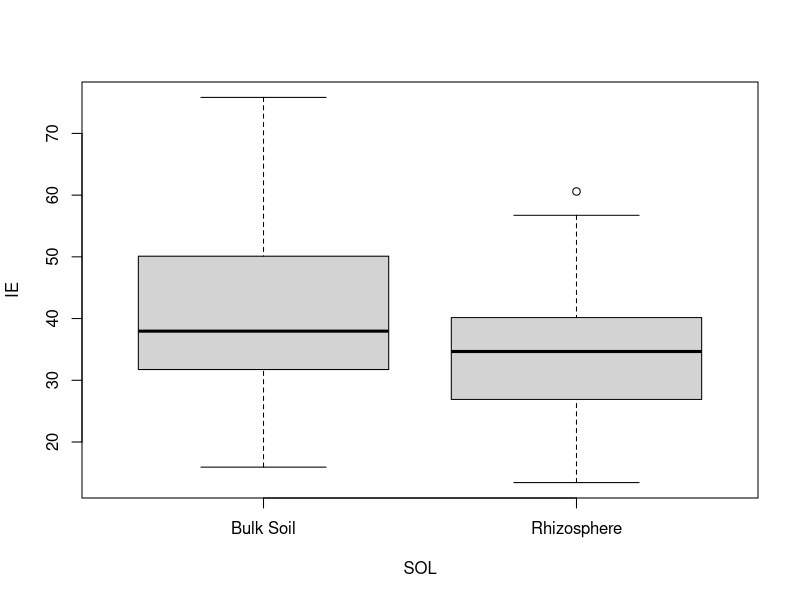
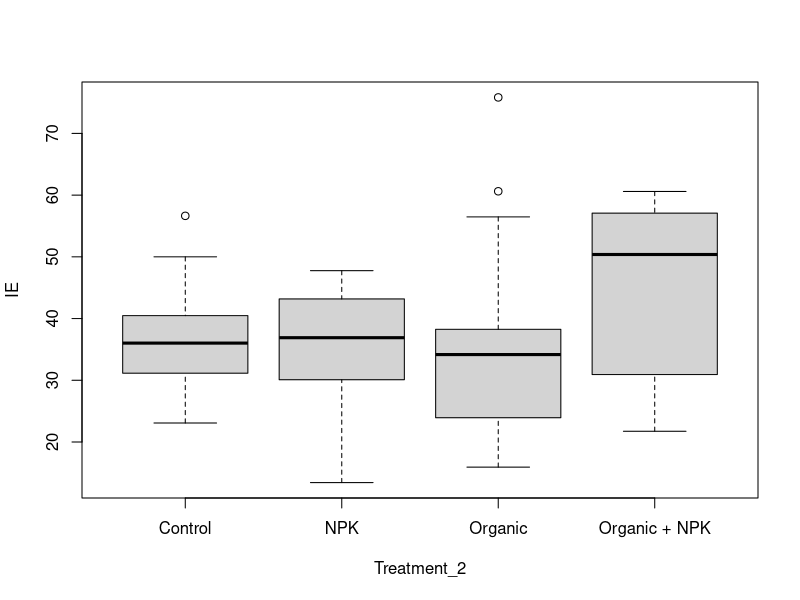
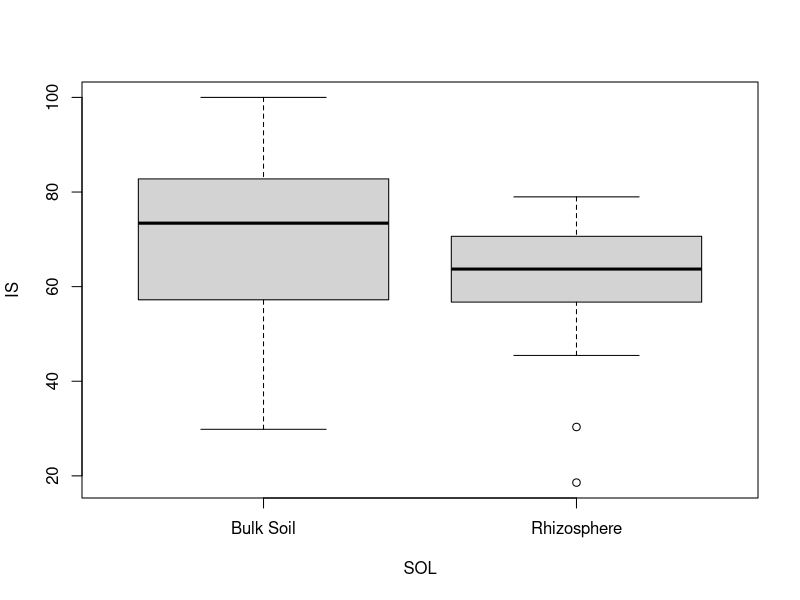
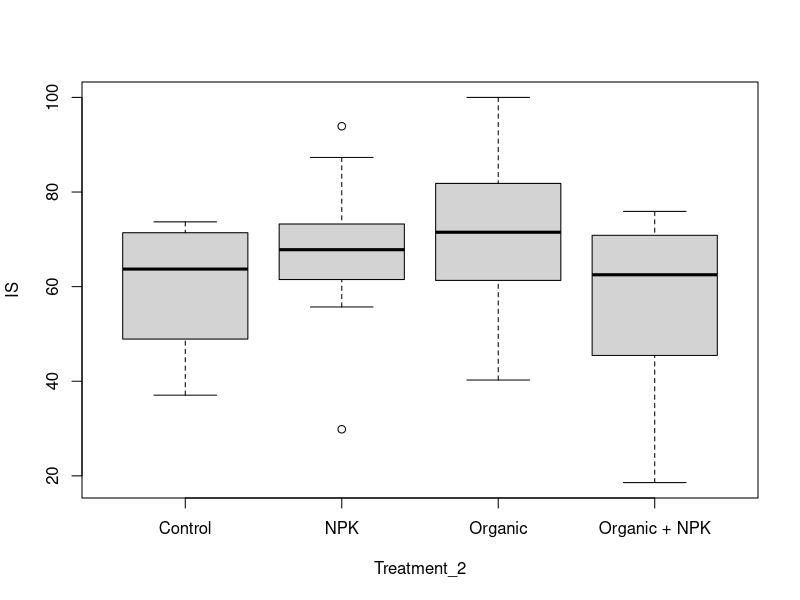
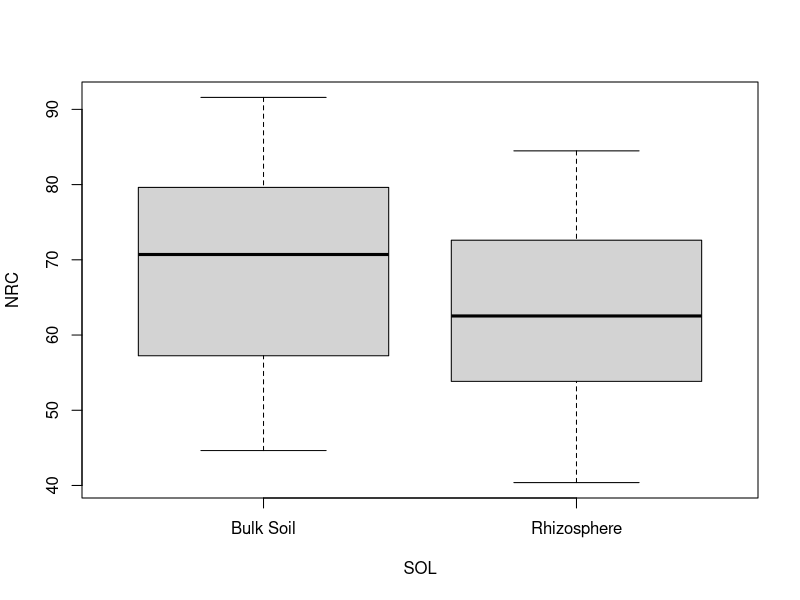
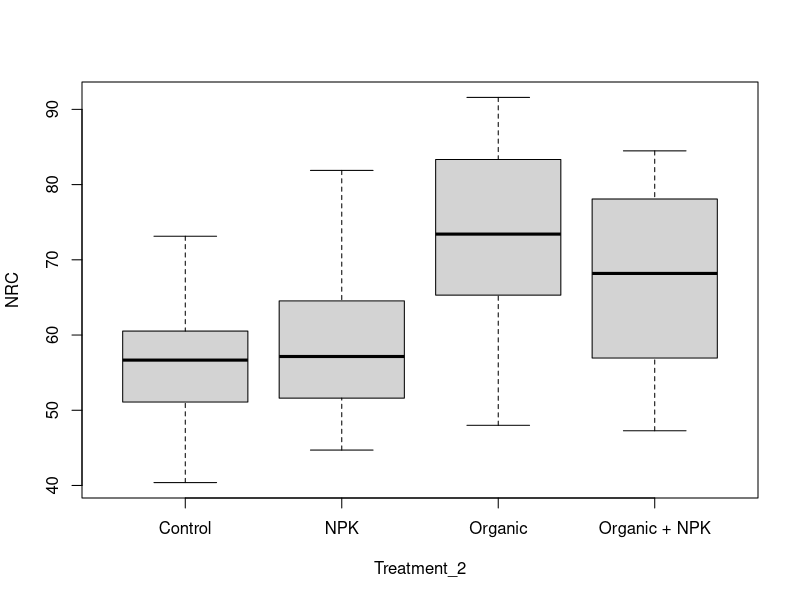
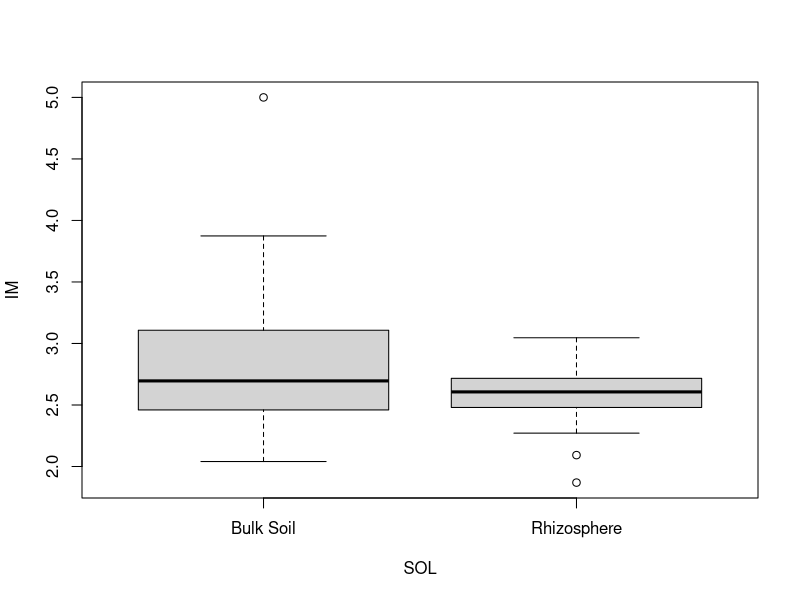
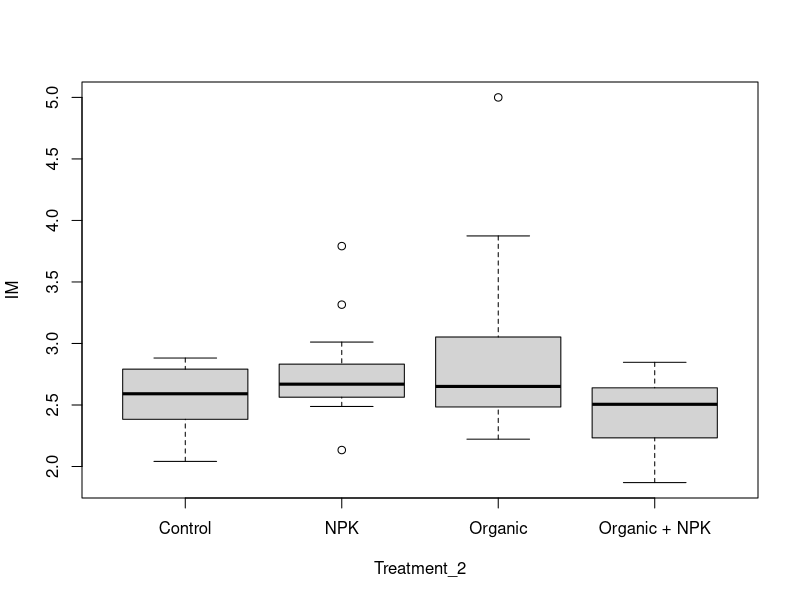

The R source for these figures, in order:
#########################################
# Nematodes in a Niayes Gardens (NIANG) #
# Functional indicator analysis         #
# Code by: Stephen Wood                 #
# Last updated: August 2018             #
#########################################

#### LOAD PACKAGES ####
library(tidyverse)
library(readxl)
library(lme4)


#### READ IN DATA ####
site_id <- read_excel("sn_nematodes.xls", sheet = "site_id")
taxa_id <- read_excel("sn_nematodes.xls", sheet = "taxa_id")
id <- read_excel("sn_nematodes.xls", sheet = "identification")


#### DEFINE CUSTOM FUNCTIONS ####
st.err <- function(x) {
  sd(x)/sqrt(length(x))
}


#### MANIPULATE DATA ####
taxa_id$troph_guild <- paste(taxa_id$Group, taxa_id$`life-history-degree`)

joined <- full_join(id, taxa_id) %>% 
  gather(var, val, 2:ncol(id)) %>%
  filter(is.na(val)!=TRUE)

join_groups <- aggregate(joined$val, by=list(joined$troph_guild, joined$var), FUN=sum) %>%
  spread(Group.1,x)
names(join_groups)[1] <- 'SN'

join_groups$Ba1 <- join_groups$`Bacteriovore 1` * 3.2
join_groups$Ba2 <- join_groups$`Bacteriovore 2` * 0.8
join_groups$Ba3 <- join_groups$`Bacteriovore 3` * 1.8
join_groups$Ba4 <- join_groups$`Bacteriovore 4` * 3.2
join_groups$Fu2 <- join_groups$`Fungivore 2` * 0.8
join_groups$Fu4 <- join_groups$`Fungivore 4` * 3.2
join_groups$Om4 <- join_groups$`Omnivore 4` * 3.2
join_groups$Om5 <- join_groups$`Omnivore 5` * 5
join_groups$Ca4 <- join_groups$`Carnivore 4` * 3.2
join_groups$Ca5 <- join_groups$`Carnivore 5` * 5
join_groups$PP2 <- join_groups$`Phytoparasite 2` * 0.8
join_groups$PP3 <- join_groups$`Phytoparasite 3` * 1.8
join_groups$PP5 <- join_groups$`Phytoparasite 5` * 5

join_groups$b <- join_groups$Ba2 + join_groups$Fu2
join_groups$e <- join_groups$Ba1 + join_groups$Fu2
join_groups$s <- join_groups$Ba3 + join_groups$Ba4 + join_groups$Fu4 + 
  join_groups$Om4 + join_groups$Om5 + join_groups$Ca4 + join_groups$Ca5

join_groups$total_free <- join_groups$`Bacteriovore 1`+join_groups$`Bacteriovore 2`+join_groups$`Bacteriovore 3`+join_groups$`Bacteriovore 4`+join_groups$`Fungivore 2`+join_groups$`Fungivore 4`+join_groups$`Omnivore 4`+join_groups$`Omnivore 5`+join_groups$`Carnivore 4`+join_groups$`Carnivore 5`

join_groups$IE <- 100*(join_groups$e/(join_groups$e+join_groups$b))
join_groups$IS <- 100*(join_groups$s/(join_groups$s+join_groups$b))
join_groups$NRC <- 100*((join_groups$`Bacteriovore 1`+join_groups$`Bacteriovore 2`+join_groups$`Bacteriovore 3`+join_groups$`Bacteriovore 4`)/((join_groups$`Bacteriovore 1`+join_groups$`Bacteriovore 2`+join_groups$`Bacteriovore 3`+join_groups$`Bacteriovore 4`)+(join_groups$`Fungivore 2`+join_groups$`Fungivore 4`)))
join_groups$IM <- ((join_groups$`Bacteriovore 1`/join_groups$total_free)*1) + (((join_groups$`Bacteriovore 2`+join_groups$`Fungivore 2`)/join_groups$total_free)*2) + (((join_groups$`Bacteriovore 3`)/join_groups$total_free)*3) + (((join_groups$`Bacteriovore 4`+join_groups$`Fungivore 4`+join_groups$`Omnivore 4`+join_groups$`Carnivore 4`)/join_groups$total_free)*4) + (((join_groups$`Omnivore 5`+join_groups$`Carnivore 5`)/join_groups$total_free)*5)
join_groups$IPP <- ((join_groups$PP2/(join_groups$`Phytoparasite 2`+join_groups$`Phytoparasite 3`+join_groups$`Phytoparasite 5`))*2) + ((join_groups$PP3/(join_groups$`Phytoparasite 2`+join_groups$`Phytoparasite 3`+join_groups$`Phytoparasite 5`))*3) + ((join_groups$PP5/(join_groups$`Phytoparasite 2`+join_groups$`Phytoparasite 3`+join_groups$`Phytoparasite 5`))*5)

fn_vars <- select(join_groups,SN,IE:IPP) 
fn_vars$SN <- as.numeric(fn_vars$SN)
fn_vars <- full_join(site_id,fn_vars) %>% 
  filter(is.na(Input_level)==TRUE) %>% 
  select(-c(Bloc,Input_level))


#### VISUALIZE DATA ####
boxplot(IE ~ SOL, data=fn_vars)
boxplot(IE ~ Treatment_2, data=fn_vars)
boxplot(IS ~ SOL, data=fn_vars)
boxplot(IS ~ Treatment_2, data=fn_vars)
boxplot(NRC ~ SOL, data=fn_vars)
boxplot(NRC ~ Treatment_2, data=fn_vars)
boxplot(IM ~ SOL, data=fn_vars)
boxplot(IM ~ Treatment_2, data=fn_vars)
boxplot(IPP ~ SOL, data=fn_vars)
boxplot(IPP ~ Treatment_2, data=fn_vars)

mean <- aggregate(fn_vars$IE, by = list(fn_vars$SOL, fn_vars$Treatment_2), FUN = mean, na.rm=TRUE)
se <- aggregate(fn_vars$IE, by = list(fn_vars$SOL, fn_vars$Treatment_2), FUN = sd, na.rm=TRUE)
plot <- mean
plot$mean <- mean$x
plot$upper <- mean$x + se$x
plot$lower <- mean$x - se$x
plot <- select(plot, Group.1, Group.2, mean, upper, lower)
names(plot)[1:2] <- c("soil","Group")

ggplot(plot, aes(x = Group, y = mean, fill=soil)) + 
  geom_bar(stat="identity", position=position_dodge()) + 
  geom_errorbar(aes(ymin=lower, ymax=upper), position=position_dodge(width=0.9), width=0.25) +
  ylab("IE\n") +  
  xlab('') + theme_bw() + 
  scale_fill_manual(values=c('#1b9e77','#d95f02')) +
  theme(
    legend.title = element_blank(),
    legend.text = element_text(size=13),
    axis.title.y = element_text(size = 13),
    axis.text.x = element_text(size = 13),
    axis.text.y = element_text(size = 11)
  )

mean <- aggregate(fn_vars$IS, by = list(fn_vars$SOL, fn_vars$Treatment_2), FUN = mean, na.rm=TRUE)
se <- aggregate(fn_vars$IS, by = list(fn_vars$SOL, fn_vars$Treatment_2), FUN = sd, na.rm=TRUE)
plot <- mean
plot$mean <- mean$x
plot$upper <- mean$x + se$x
plot$lower <- mean$x - se$x
plot <- select(plot, Group.1, Group.2, mean, upper, lower)
names(plot)[1:2] <- c("soil","Group")

ggplot(plot, aes(x = Group, y = mean, fill=soil)) + 
  geom_bar(stat="identity", position=position_dodge()) + 
  geom_errorbar(aes(ymin=lower, ymax=upper), position=position_dodge(width=0.9), width=0.25) +
  ylab("IS\n") +  
  xlab('') + theme_bw() + 
  scale_fill_manual(values=c('#1b9e77','#d95f02')) +
  theme(
    legend.title = element_blank(),
    legend.text = element_text(size=13),
    axis.title.y = element_text(size = 13),
    axis.text.x = element_text(size = 13),
    axis.text.y = element_text(size = 11)
  )

mean <- aggregate(fn_vars$NRC, by = list(fn_vars$SOL, fn_vars$Treatment_2), FUN = mean, na.rm=TRUE)
se <- aggregate(fn_vars$NRC, by = list(fn_vars$SOL, fn_vars$Treatment_2), FUN = sd, na.rm=TRUE)
plot <- mean
plot$mean <- mean$x
plot$upper <- mean$x + se$x
plot$lower <- mean$x - se$x
plot <- select(plot, Group.1, Group.2, mean, upper, lower)
names(plot)[1:2] <- c("soil","Group")

ggplot(plot, aes(x = Group, y = mean, fill=soil)) + 
  geom_bar(stat="identity", position=position_dodge()) + 
  geom_errorbar(aes(ymin=lower, ymax=upper), position=position_dodge(width=0.9), width=0.25) +
  ylab("NRC\n") +  
  xlab('') + theme_bw() + 
  scale_fill_manual(values=c('#1b9e77','#d95f02')) +
  theme(
    legend.title = element_blank(),
    legend.text = element_text(size=13),
    axis.title.y = element_text(size = 13),
    axis.text.x = element_text(size = 13),
    axis.text.y = element_text(size = 11)
  )

mean <- aggregate(fn_vars$IM, by = list(fn_vars$SOL, fn_vars$Treatment_2), FUN = mean, na.rm=TRUE)
se <- aggregate(fn_vars$IM, by = list(fn_vars$SOL, fn_vars$Treatment_2), FUN = sd, na.rm=TRUE)
plot <- mean
plot$mean <- mean$x
plot$upper <- mean$x + se$x
plot$lower <- mean$x - se$x
plot <- select(plot, Group.1, Group.2, mean, upper, lower)
names(plot)[1:2] <- c("soil","Group")

ggplot(plot, aes(x = Group, y = mean, fill=soil)) + 
  geom_bar(stat="identity", position=position_dodge()) + 
  geom_errorbar(aes(ymin=lower, ymax=upper), position=position_dodge(width=0.9), width=0.25) +
  ylab("IM\n") +  
  xlab('') + theme_bw() + 
  scale_fill_manual(values=c('#1b9e77','#d95f02')) +
  theme(
    legend.title = element_blank(),
    legend.text = element_text(size=13),
    axis.title.y = element_text(size = 13),
    axis.text.x = element_text(size = 13),
    axis.text.y = element_text(size = 11)
  )

mean <- aggregate(fn_vars$IPP, by = list(fn_vars$SOL, fn_vars$Treatment_2), FUN = mean, na.rm=TRUE)
se <- aggregate(fn_vars$IPP, by = list(fn_vars$SOL, fn_vars$Treatment_2), FUN = sd, na.rm=TRUE)
plot <- mean
plot$mean <- mean$x
plot$upper <- mean$x + se$x
plot$lower <- mean$x - se$x
plot <- select(plot, Group.1, Group.2, mean, upper, lower)
names(plot)[1:2] <- c("soil","Group")

ggplot(plot, aes(x = Group, y = mean, fill=soil)) + 
  geom_bar(stat="identity", position=position_dodge()) + 
  geom_errorbar(aes(ymin=lower, ymax=upper), position=position_dodge(width=0.9), width=0.25) +
  ylab("IPP\n") +  
  xlab('') + theme_bw() + 
  scale_fill_manual(values=c('#1b9e77','#d95f02')) +
  theme(
    legend.title = element_blank(),
    legend.text = element_text(size=13),
    axis.title.y = element_text(size = 13),
    axis.text.x = element_text(size = 13),
    axis.text.y = element_text(size = 11)
  )


